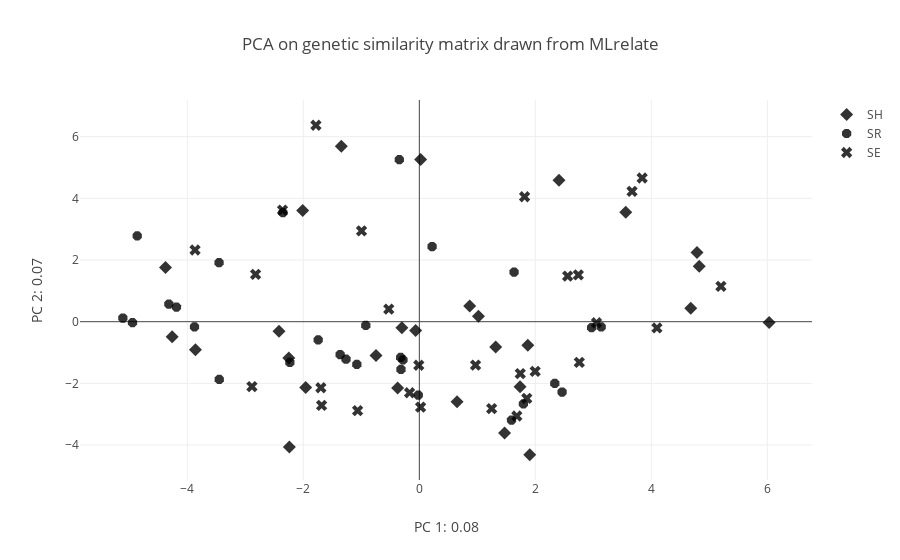

Notebook cell for this chart:
### Code cell
#### before we move on to the distance matrices we can analyse the similarity matrix:

# begin by scaling the matrix
Sev_sim_matrix_scaled= scale(Sev_sim_matrix)
## PCA on vectors simulated
n_comp = 3

pca = PCA(n_components=n_comp, whiten=False,svd_solver='randomized').fit(Sev_sim_matrix_scaled)
features = pca.transform(Sev_sim_matrix_scaled)

print("; ".join(['PC{0}: {1}'.format(x+1,round(pca.explained_variance_ratio_[x],3)) for x in range(n_comp)]))
print('features shape: {}'.format(features.shape))

## Plot PCA
symbol_pallette= ['cross','triangle','square']

fig_data= [go.Scatter(
        x = features[gp_index[i],0],
        y = features[gp_index[i],1],
        #z = features[gp_index[i],2],
        mode= "markers",
        name= i,
        text= [Seville_order[x] for x in gp_index[i]],
        marker= {
        'line': {'width': 0},
        'size': 10,
        'symbol': [2,4,16][['SH', 'SE', 'SR'].index(i)],
            'color': 'black',
      "opacity": .8
      }
    ) for i in gp_index.keys()]


layout = go.Layout(
    title= 'PCA on genetic similarity matrix drawn from MLrelate',
    xaxis= dict(
        title= "PC 1: {}".format(round(pca.explained_variance_ratio_[0],2))
    ),
    yaxis= dict(
        title= "PC 2: {}".format(round(pca.explained_variance_ratio_[1],2))
    )
)

fig = go.Figure(data=fig_data, layout=layout)
iplot(fig)

### Figure 1 — Plotly figure (JSON) as saved in the notebook; plotly's stock layout.template omitted (floating-point values rounded to 4 significant figures)
{"data": [{"marker": {"color": "black", "line": {"width": 0}, "opacity": 0.8, "size": 10, "symbol": 2}, "mode": "markers", "name": "SH", "text": ["ESSH10", "ESSH11", "ESSH12", "ESSH13", "ESSH14", "ESSH15", "ESSH16", "ESSH17", "ESSH18", "ESSH19", "ESSH08", "ESSH09", "ESSH01", "ESSH02", "ESSH03", "ESSH04", "ESSH05", "ESSH06", "ESSH07", "ESSH20", "ESSH21", "ESSH22", "ESSH23", "ESSH24", "ESSH25", "ESSH26", "ESSH27", "ESSH28"], "type": "scatter", "uid": "98f1167f-e303-4da3-9866-172b69a2e895", "x": [6.031, 4.679, -1.959, 1.904, 1.87, 1.469, 0.02186, -0.7474, 4.825, -1.345, 4.787, 1.737, 0.8682, -0.06439, 3.559, 1.317, 0.65, -0.374, 2.408, -2.25, -2.011, -2.42, -2.24, -0.3012, -4.377, -3.86, 1.019, -4.261], "y": [-0.02876, 0.4365, -2.137, -4.316, -0.7613, -3.613, 5.264, -1.095, 1.802, 5.689, 2.242, -2.11, 0.5075, -0.2865, 3.551, -0.818, -2.593, -2.148, 4.589, -1.181, 3.603, -0.3069, -4.066, -0.1959, 1.761, -0.9107, 0.1804, -0.4857]}, {"marker": {"color": "black", "line": {"width": 0}, "opacity": 0.8, "size": 10, "symbol": 16}, "mode": "markers", "name": "SR", "text": ["ESSR18", "ESSR19", "ESSR20", "ESSR01", "ESSR02", "ESSR03", "ESSR04", "ESSR05", "ESSR06", "ESSR07", "ESSR08", "ESSR09", "ESSR10", "ESSR11", "ESSR12", "ESSR13", "ESSR14", "ESSR15", "ESSR16", "ESSR17", "ESSR21", "ESSR22", "ESSR23", "ESSR24", "ESSR25", "ESSR26", "ESSR27", "ESSR28"], "type": "scatter", "uid": "391913e2-9c38-4a30-8f39-5a2bde694395", "x": [-1.077, -1.365, -2.232, -0.345, -3.877, -4.319, -1.264, -0.923, 2.335, -0.2817, -2.352, -4.187, 1.794, -3.449, 2.97, -0.3221, 2.461, -5.112, 3.135, 1.589, -0.01774, 1.634, 0.2201, -4.945, -3.453, -1.744, -0.3164, -4.864], "y": [-1.383, -1.064, -1.323, 5.256, -0.1686, 0.5699, -1.217, -0.1217, -2.001, -1.239, 3.54, 0.4731, -2.668, -1.87, -0.1931, -1.158, -2.282, 0.1194, -0.1709, -3.192, -2.381, 1.609, 2.438, -0.02823, 1.917, -0.592, -1.547, 2.784]}, {"marker": {"color": "black", "line": {"width": 0}, "opacity": 0.8, "size": 10, "symbol": 4}, "mode": "markers", "name": "SE", "text": ["ESSE01", "ESSE02", "ESSE03", "ESSE04", "ESSE05", "ESSE06", "ESSE07", "ESSE08", "ESSE09", "ESSE10", "ESSE11", "ESSE12", "ESSE13", "ESSE14", "ESSE15", "ESSE16", "ESSE17", "ESSE18", "ESSE19", "ESSE20", "ESSE21", "ESSE22", "ESSE23", "ESSE24", "ESSE25", "ESSE26", "ESSE27", "ESSE28"], "type": "scatter", "uid": "da0ac035-af56-4dbd-a9ac-4c106bcdfeb0", "x": [-1.783, 0.02183, -1.685, 2.758, 1.247, 2.557, 1.852, 5.2, 4.096, -1.064, 3.842, 1.74, 3.667, 0.9695, 1.815, 2.741, -1.698, -0.9969, 1.997, 1.681, -0.1684, -2.359, -3.867, -0.009451, -0.5269, -2.886, -2.823, 3.055], "y": [6.372, -2.772, -2.717, -1.319, -2.819, 1.479, -2.49, 1.147, -0.2035, -2.886, 4.66, -1.684, 4.226, -1.409, 4.052, 1.518, -2.143, 2.944, -1.609, -3.059, -2.304, 3.62, 2.324, -1.414, 0.4101, -2.105, 1.536, -0.03468]}], "layout": {"title": "PCA on genetic similarity matrix drawn from MLrelate", "xaxis": {"title": "PC 1: 0.08"}, "yaxis": {"title": "PC 2: 0.07"}}}
